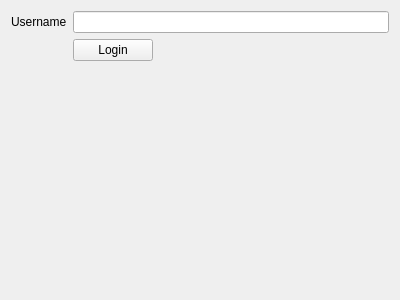
<?xml version="1.0" encoding="UTF-8"?>
<ui version="4.0">
 <class>login_form</class>
 <widget class="QWidget" name="login_form">
  <property name="geometry">
   <rect>
    <x>0</x>
    <y>0</y>
    <width>400</width>
    <height>300</height>
   </rect>
  </property>
  <property name="windowTitle">
   <string>Login</string>
  </property>
  <layout class="QFormLayout" name="formLayout">
   <item row="0" column="0">
    <widget class="QLabel" name="label">
     <property name="text">
      <string>Username</string>
     </property>
    </widget>
   </item>
   <item row="0" column="1">
    <widget class="QLineEdit" name="username_input"/>
   </item>
   <item row="1" column="1">
    <widget class="QPushButton" name="btn_login">
     <property name="sizePolicy">
      <sizepolicy hsizetype="Fixed" vsizetype="Fixed">
       <horstretch>0</horstretch>
       <verstretch>0</verstretch>
      </sizepolicy>
     </property>
     <property name="text">
      <string>Login</string>
     </property>
    </widget>
   </item>
  </layout>
 </widget>
 <resources/>
 <connections/>
</ui>
